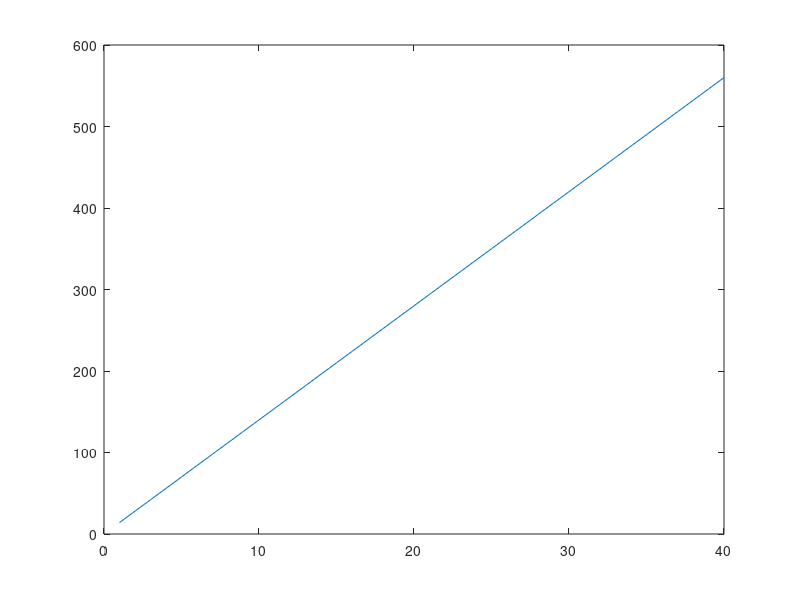
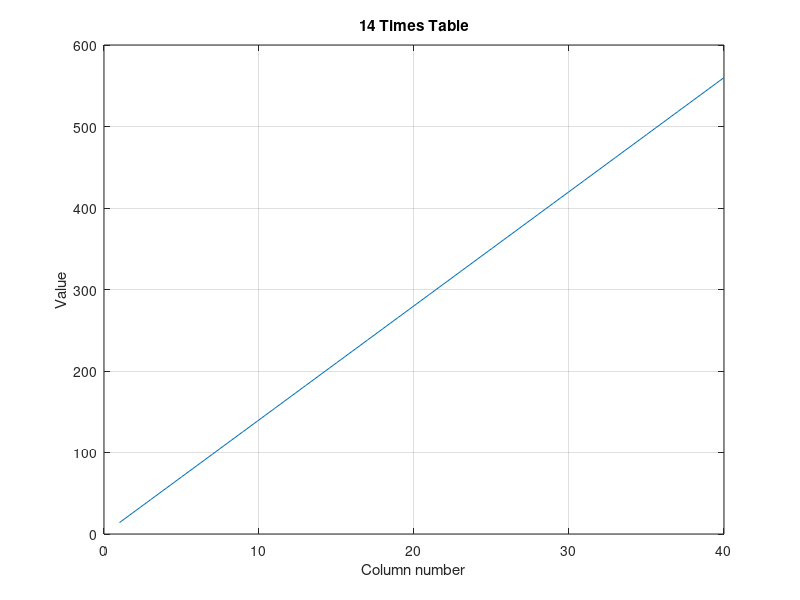
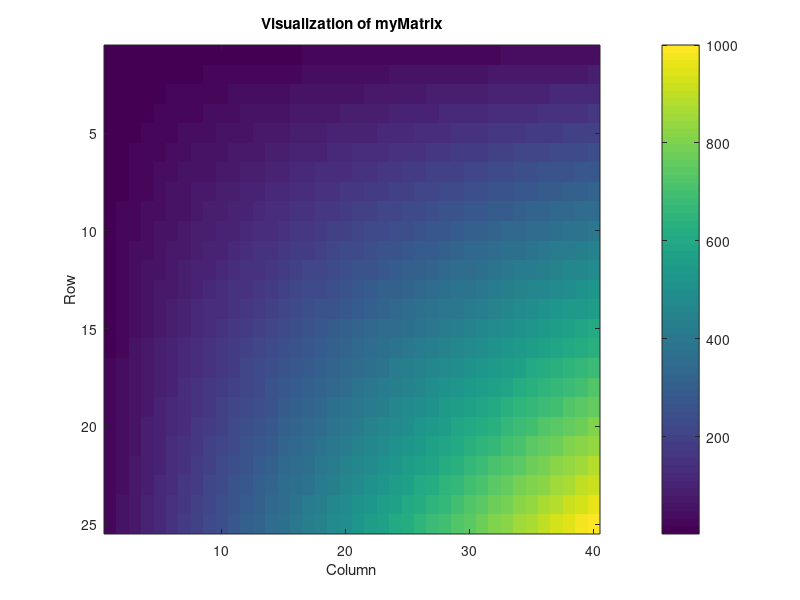

Recreate these plots in MATLAB, in order. (Note: this script raises an error after producing the figures.)
%%  Session 1
%%
% Exercise 1
    % Define two	variables,	called	a and	b,	with	values	14 and	37.	Multiply	
    % them	together,	storing the answer	in	a	variable	called	c.

a = 14;
b = 37; 
c = a*b; c;
% Display the result of the multiplication
disp(['The result of multiplying ', num2str(a), ' and ', num2str(b), ' is: ', num2str(c)]);

%%
% Exercise 2
    % Define	a	matrix	(grid)	of	numbers,	containing	3	rows	and	4	columns,	
    % called	myMatrix.	Make	each	element	of	the	matrix	equal	the	product	
    % of	the	row	number	and	column	number	it	belongs	to.
    % Define a 3x4 matrix
matrix = [1, 2, 3, 4; 
          2, 4, 6, 8; 
          3, 6, 9, 12]; % hard-coded


% Define the size of the matrix
rows = 3;
cols = 4;

% Initialize the matrix
myMatrix = zeros(rows, cols); % Creates a 3x4 matrix of zeros

% Fill the matrix with the product of row and column indices
for r = 1:rows
    for c = 1:cols
        myMatrix(r, c) = r * c; % Assign the product of row and column indices
    end
end

% Display the matrix
disp(matrix);
disp(myMatrix)

%%
% Exercise 3
    % Use	two	(nested) for loops	to create	a	larger version	of	myMatrix,	
    % with	25	rows	and	40	columns,	using	a	maximum	of	five	lines	of	code.

  % Define the size of the matrix
rows = 25;
cols = 40;

% Initialize the matrix
myMatrix = zeros(rows, cols); % Creates a 25X40 matrix of zeros

for r = 1:rows
    for c = 1:cols
        myMatrix(r, c) = r * c; % Assign the product of row and column indices
    end
end
 
disp(myMatrix)

% alternative
myMatrix2 = zeros(25,40);   % pre-allocate
for i = 1:25
    for j = 1:40
        myMatrix2(i,j) = i * j;
    end
end
disp(myMatrix2)

% alternative
myMatrix3 = (1:25)' * (1:40); % ' transpose is needed as by default (1:25) is a horizontal vector. — it changes one vector to a column, so dimensions match (25×1 times 1×40 → 25×40).
disp(myMatrix3)

%%
% Exercise 4. 
    % Use	indexing	to	pick	out	the	element of	myMatrix	that	tells	you	what	
    % 14*37	equals. Check	whether	it	is	equal	to	the	value	of	c

    value = myMatrix (14, 37); % value
    isEqual = (value == c);% value == c s a logical comparison in MATLAB; it asks: "Is value equal to c?". Then we add it to "isEqual" variable

    % Display the results
    disp([' element (14,37)equals = ', num2str(value)]) %num2str converts the number into a string, so you can display it with disp or concatenate it with other text.
    disp(['Value of c: ', num2str(c)]);
    disp(['Is the element equal to c? ', num2str(isEqual)]) % 1 (true) % num2str converts the number 1 or 0 into a string "1" or "0"

%%
% Exercise 5. 
    % Write a single line of code that takes the 14th row of myMatrix and
    % stores it in a new vector called myFourteenTimesTable.

    myFourteenTimesTable = myMatrix (14, :); myFourteenTimesTable

    %%
% Exercise 6. 
   %  Use the plot command to plot myFourteenTimesTable, and the
   %  imagesc command to visualize myMatrix.

   % plot

plot (myFourteenTimesTable);

% or

figure;                     % opens a new figure
plot(myFourteenTimesTable); % line plot of 14×1, 14×2, ..., 14×40
xlabel('Column number');    % x-axis label
ylabel('Value');            % y-axis label
title('14 Times Table');    % title of the plot
grid on;                    % optional: adds a grid


% visuzlize myMatrix;

figure;               % opens a new figure
imagesc(myMatrix);    % shows the 25x40 multiplication table as a color image; displays the matrix as an image, where colors represent values.
colorbar;             % adds a color scale to see values
xlabel('Column');     
ylabel('Row');        
title('Visualization of myMatrix'); 

  %%
% Exercise 7. 
    % Write a MATLAB function called reverse_order.m that takes a vector
    % as its input, and returns the vector in reverse as its output. 
    % in a new file as I need to create a function.

   % Use the reverse_order function to create a variable called myReverseFourteenTimesTable
   myReverseFourteenTimesTable = reverse_order (myFourteenTimesTable);myReverseFourteenTimesTable
